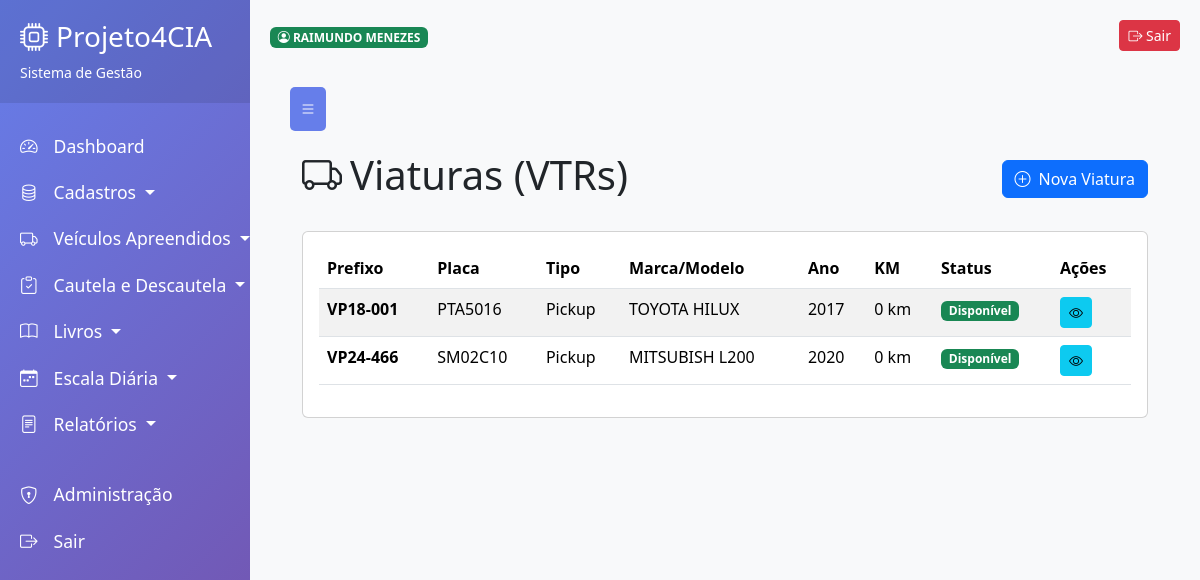
Before: /cadastros/vtrs/ (signed in) with the older database file.
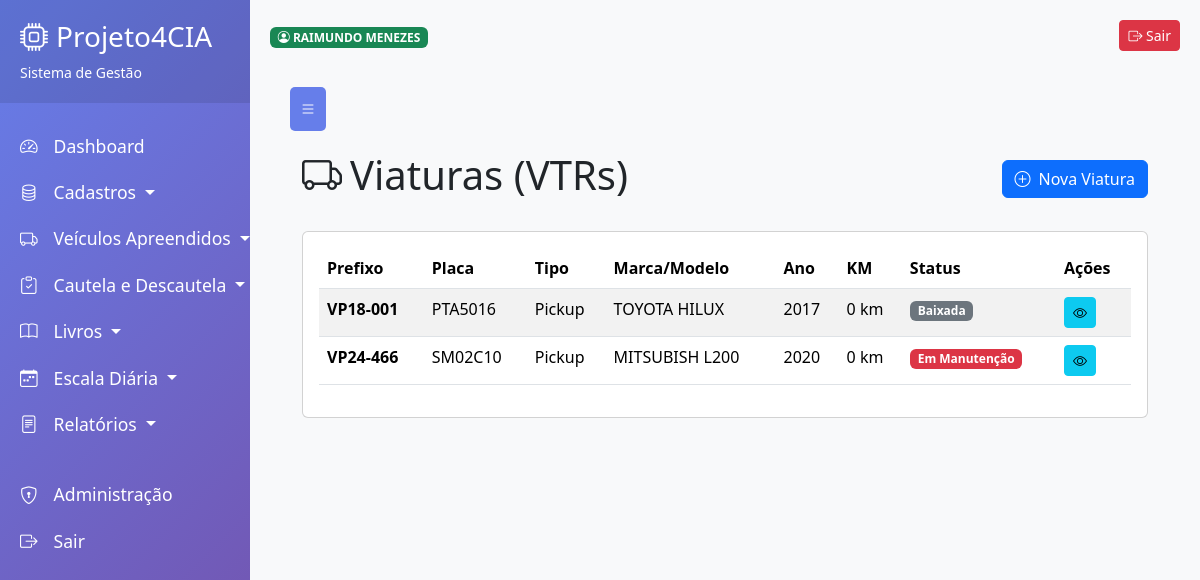
After: the same page with the newer database file.
### aplicacoes/cadastros/cadastro_vtrs/models.py (models this page shows, shortened)
class Viatura(models.Model):
    STATUS_CHOICES = [
        ('DISPONIVEL', 'Disponível'),
        ('EM_USO', 'Em Uso'),
        ('MANUTENCAO', 'Em Manutenção'),
        ('BAIXADA', 'Baixada'),
    ]
    TIPO_CHOICES = [
        ('PICKUP', 'Pickup'),
        ('SUV', 'SUV'),
        ('SEDAN', 'Sedan'),
        ('MOTO', 'Motocicleta'),
        ('CAMINHAO', 'Caminhão'),
        ('ONIBUS', 'Ônibus'),
    ]
    prefixo = models.CharField('Prefixo', max_length=20, unique=True)
    placa = models.CharField('Placa', max_length=8, unique=True)
    tipo = models.CharField('Tipo', max_length=20, choices=TIPO_CHOICES)
    marca = models.CharField('Marca', max_length=50)
    modelo = models.CharField('Modelo', max_length=50)
    ano = models.IntegerField('Ano')
    cor = models.CharField('Cor', max_length=30)
    renavam = models.CharField('Renavam', max_length=20, blank=True)
    chassi = models.CharField('Chassi', max_length=30, blank=True)
    km_atual = models.IntegerField('Quilometragem Atual', default=0)
    status = models.CharField('Status', max_length=20, choices=STATUS_CHOICES, default='DISPONIVEL')
    observacoes = models.TextField('Observações', blank=True)
    ativo = models.BooleanField('Ativo?', default=True)
    criado_em = models.DateTimeField('Criado em', auto_now_add=True)
    atualizado_em = models.DateTimeField('Atualizado em', auto_now=True)
    class Meta:
        verbose_name = 'Viatura'
        verbose_name_plural = 'Viaturas'
        ordering = ['prefixo']

### aplicacoes/cadastros/cadastro_vtrs/views.py (the view)
# urls.py: path('', login_required(views.ViaturaListView.as_view()), name='vtr_list'),
class ViaturaListView(LoginRequiredMixin, ListView):
    model = Viatura
    template_name = 'cadastro_vtrs/vtr_list.html'
    context_object_name = 'viaturas'
    paginate_by = 20
    login_url = 'login'

### aplicacoes/cadastros/cadastro_vtrs/templates/cadastro_vtrs/vtr_list.html (shortened to what this page needs)
{% extends 'base.html' %}
{% block content %}
<div class="container-fluid">
    <div class="d-flex justify-content-between align-items-center mb-4">
        <h1><i class="bi bi-truck me-2"></i>Viaturas (VTRs)</h1>
        <a href="{% url 'cadastro_vtrs:vtr_create' %}" class="btn btn-primary">
            <i class="bi bi-plus-circle me-2"></i>Nova Viatura
        </a>
    </div>
    <div class="card">
        <div class="card-body">
            <div class="table-responsive">
                <table class="table table-striped table-hover">
                    <thead>
                        <tr>
                            <th>Prefixo</th>
                            <th>Placa</th>
                            <th>Tipo</th>
                            <th>Marca/Modelo</th>
                            <th>Ano</th>
                            <th>KM</th>
                            <th>Status</th>
                            <th>Ações</th>
                        </tr>
                    </thead>
                    <tbody>
                        {% for viatura in viaturas %}
                        <tr>
                            <td><strong>{{ viatura.prefixo }}</strong></td>
                            <td>{{ viatura.placa }}</td>
                            <td>{{ viatura.get_tipo_display }}</td>
                            <td>{{ viatura.marca }} {{ viatura.modelo }}</td>
                            <td>{{ viatura.ano }}</td>
                            <td>{{ viatura.km_atual|default:'0' }} km</td>
                            <td>
                                {% if viatura.status == 'DISPONIVEL' %}
                                    <span class="badge bg-success">Disponível</span>
                                {% elif viatura.status == 'EM_USO' %}
                                    <span class="badge bg-warning">Em Uso</span>
                                {% elif viatura.status == 'MANUTENCAO' %}
                                    <span class="badge bg-danger">Em Manutenção</span>
                                {% else %}
                                    <span class="badge bg-secondary">Baixada</span>
                                {% endif %}
                            </td>
                            <td>
                                <a href="{% url 'cadastro_vtrs:vtr_detail' viatura.pk %}"
                                   class="btn btn-sm btn-info" title="Detalhes">
                                    <i class="bi bi-eye"></i>
                                </a>
                            </td>
                        </tr>
                        {% endfor %}
                    </tbody>
                </table>
            </div>
        </div>
    </div>
</div>
{% endblock %}

Changed rows visible on the page:
changed Viatura "VP18-001": status "Disponível" → "Baixada"
changed Viatura "VP24-466": status "Disponível" → "Em Manutenção"
